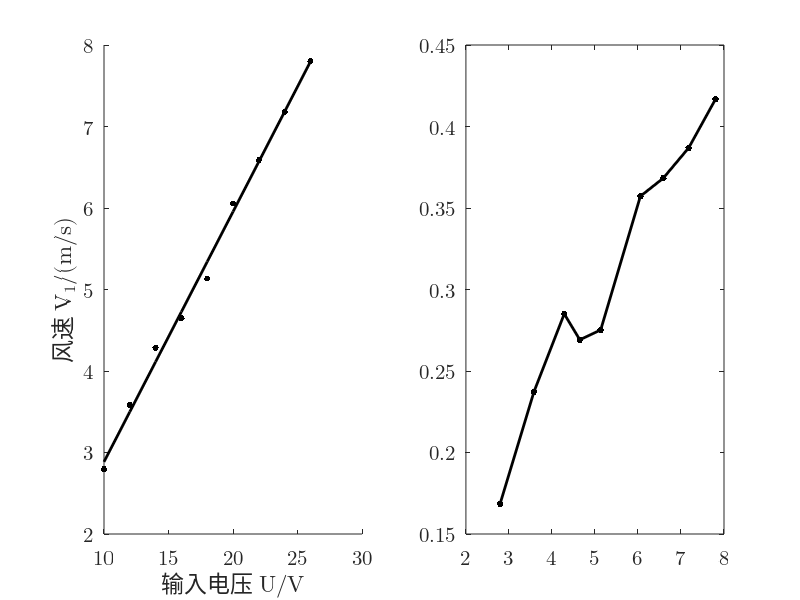

Write the MATLAB code that produced this figure.
u =(10:2:26);
i =[0.065 0.081 0.099 0.117 0.137 0.156 0.177 0.200 0.220];
v1=[2.795 3.582 4.286 4.648 5.133 6.056 6.587 7.180 7.803];
r=0.5*103.84*10^(-3);
s=pi*r*r;
rho=1.185;
p0=u.*i
p1=0.5.*rho.*s.*(v1.^3)
ita=p1./p0

subplot(1, 2, 1);
uv=scatter(u, v1, 200, 'k', '.');
hold on;
set(gca, 'FontName', 'Latin Modern Math', 'FontSize', 15);
xlabel('\fontname{Songti SC}输入电压 \fontname{Latin Modern Math}U/V');
ylabel('\fontname{Songti SC}风速 \fontname{Latin Modern Math}V_1/(m/s)');

M=[u' ones(9,1)];
k=M\(v1');
v1pre=(M*k)';

plot(u, v1pre, '-k', 'LineWidth', 2);

subplot(1, 2, 2);
plot(v1, ita, '.-k', 'LineWidth', 2, 'MarkerSize', 15);
set(gca, 'FontName', 'Latin Modern Math', 'FontSize', 15);
